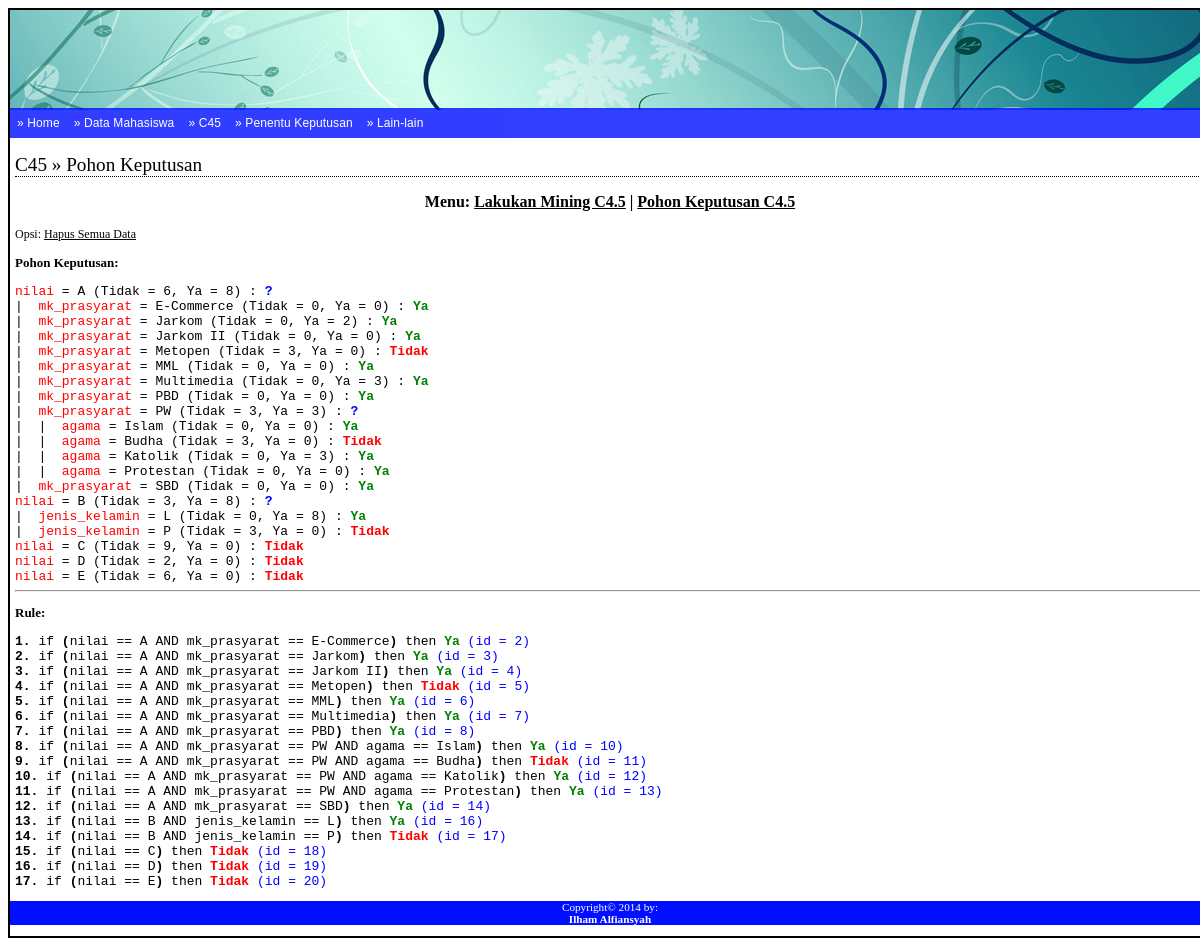
Page /admin/media.php?module=c45 on the committed database.
### tables this page shows
CREATE TABLE IF NOT EXISTS `pohon_keputusan_c45` (
  `id` int(4) NOT NULL AUTO_INCREMENT,
  `atribut` varchar(100) NOT NULL,
  `nilai_atribut` varchar(100) NOT NULL,
  `id_parent` char(3) DEFAULT NULL,
  `jml_kasus_tidak` varchar(5) NOT NULL,
  `jml_kasus_ya` varchar(5) NOT NULL,
  `keputusan` varchar(100) NOT NULL,
  `diproses` varchar(10) NOT NULL,
  `kondisi_atribut` varchar(255) NOT NULL,
  `looping_kondisi` varchar(15) NOT NULL,
  PRIMARY KEY (`id`)
);

CREATE TABLE IF NOT EXISTS `rule_c45` (
  `id` int(4) NOT NULL AUTO_INCREMENT,
  `id_parent` int(4) NOT NULL,
  `rule` varchar(255) NOT NULL,
  `keputusan` varchar(25) NOT NULL,
  PRIMARY KEY (`id`)
);

### admin/modul/pohon_keputusan_c45.php (the view)
<?php
echo "<h2>C45 &#187; Pohon Keputusan</h2>";
include "menu_c45.php";
echo " <p>Opsi: <a href=./aksi.php?module=c45&act=hapus_pohon_keputusan>Hapus Semua Data</a></p>";
echo "<font face='Courier New' size='2'>";
echo "<h3><b>Pohon Keputusan: <br></b></h3>";
function get_subfolder($idparent, $spasi){
    $result = mysql_query("select * from pohon_keputusan_c45 where id_parent= '$idparent'");
    while($row=mysql_fetch_row($result)){
        for($i=1;$i<=$spasi;$i++){
            echo "|&nbsp;&nbsp;";
        }
        if ($row[6] === 'Ya') {
            $keputusan = "<font color=green>$row[6]</font>";
        } elseif ($row[6] === 'Tidak') {
            $keputusan = "<font color=red>$row[6]</font>";
        } elseif ($row[6] === '?') {
            $keputusan = "<font color=blue>$row[6]</font>";
        } else {
            $keputusan = "<b>$row[6]</b>";
        }
        echo "<font color=red>$row[1]</font> = $row[2] (Tidak = $row[4], Ya = $row[5]) : <b>$keputusan</b><br>";
        get_subfolder($row[0], $spasi + 1);
    }
}
    get_subfolder('0', 0);
echo "<hr>";
echo "<h3><b>Rule: <br></b></h3>";
$no = 1;
$sqlLihatRule = mysql_query("select * from rule_c45 order by id" );
while($rowLihatRule=mysql_fetch_array($sqlLihatRule)){
    if ($rowLihatRule['keputusan'] === 'Ya') {
        $keputusan = "<font color=green>$rowLihatRule[keputusan]</font>";
    } elseif ($rowLihatRule['keputusan'] === 'Tidak') {
        $keputusan = "<font color=red>$rowLihatRule[keputusan]</font>";
    } elseif ($rowLihatRule['keputusan'] === '?') {
        $keputusan = "<font color=blue>$rowLihatRule[keputusan]</font>";
    } else {
        $keputusan = "<b>$rowLihatRule[keputusan]</b>";
    }
    echo "<b>$no.</b> if <b>(</b>$rowLihatRule[rule]<b>)</b> then <b>$keputusan</b> <font color=blue>(id = $rowLihatRule[id])</font><br>";
$no++;
}
echo "</font>";

### admin/media.php (shortened to what this page needs)
<html>
<head>
    <link href="../config/adminstyle.css" rel="stylesheet" type="text/css" />
</head>
<body>
    <div id="header">
        <br>
        <div class='menupic'>
            <div class='menuhorisontal'>
                <ul>
                    <li><a href=?module=home>&#187; Home</a></li>
                    <li><a href=?module=data_mahasiswa>&#187; Data Mahasiswa</a></li>
                    <li><a href=?module=c45>&#187; C45</a></li>
                    <li><a href=?module=penentu_keputusan>&#187; Penentu Keputusan</a></li>
                    <li><a href=?module=lain-lain>&#187; Lain-lain</a></li>
                </ul>
            </div>
        </div>
        <div id="content">
            <?php include "content.php"; ?>
        </div>
        <div id="footer">
            <p>Copyright&copy; 2014 by:<br />
            <b>Ilham Alfiansyah</b></p>
        </div>
    </div>
</body>
</html>

### admin/content.php (shortened to what this page needs)
<?php
if ($_GET[module]=='home'){
    echo "<h2>Aplikasi Data Mining Algoritma C4.5</h2>
    <table width='100%'>
        <tr>
            <td>
                <h2 align='justify'>
                    Selamat Datang.<br>
                </h2>
            </td>
        </tr>
    </table>";
}
elseif ($_GET[module]=='data_mahasiswa'){
    include "modul/data_mahasiswa.php";
}
elseif ($_GET[module]=='c45'){
    include "modul/c45.php";
}
elseif ($_GET[module]=='lain-lain'){
    include "modul/lain-lain.php";
}
elseif ($_GET[module]=='penentu_keputusan'){
    include "modul/penentu_keputusan.php";
}
elseif ($_GET[module]=='lihat_nilai'){
    include "modul/lihat_nilai.php";
}
else{
    echo "<p><b>MENU BELUM ADA</b></p>";
}
?>

### admin/modul/c45.php (shortened to what this page needs)
<?php
switch($_GET[act]){
    default:
        include "pohon_keputusan_c45.php";
    break;
}

### admin/modul/menu_c45.php
<?php
echo "<h3><b><center>
      Menu: <a href=?module=c45&act=mining>Lakukan Mining C4.5</a> |
            <a href=?module=c45>Pohon Keputusan C4.5</a>
      </center></b></h3>";

### config/adminstyle.css (style rules this page uses)
.menupic { background:transparent; width:100%; margin:0 auto; }
.menuhorisontal { background:#000FFF; width: 1200px; height:30px; overflow: hidden;filter:alpha(opacity=80);opacity:0.8; margin:0 auto; padding:0 auto;-moz-border-radius-topleft:6px;-moz-border-radius-topright:6px; }
.menuhorisontal ul { margin: 0; padding-left:0px; font: normal 12px Arial; color:#FFFFFF; text-transform:none; list-style-type: none; letter-spacing:.01em; }
.menuhorisontal li { display: inline; margin: 0; }
.menuhorisontal li a { float: left; display: block; text-decoration:none; margin: 0;padding: 8px 7px; border-right: 0px solid #333; color: #fff }
body { font-family: Tahoma; text-align: center; }
#header { position: relative; background-image: url(../admin/images/header.jpg); background-repeat: no-repeat; margin-right: auto; margin-left: auto; width: 1200px; border: 2px solid #000000; padding-top: 80px; text-align: left; }
#content { margin-left: 5px; margin-right: 5px; }
#content p { font-size: 75%; }
h2 { font: normal 120% Georgia; color: #000000; background-color: transparent; border-bottom: 1px dotted #000000; }
h3 { font: normal 100% Georgia; color: #000000; background-color: transparent; }
#footer { font-size: 70%; color: #FFFFFF; background-color: #000FFF; text-align : center; }
a:link,a:visited { color:#000000; }

### rows in the picture
pohon_keputusan_c45: atribut "nilai", nilai_atribut "A", jml_kasus_tidak "6", jml_kasus_ya "8", keputusan "?"
pohon_keputusan_c45: atribut "mk_prasyarat", nilai_atribut "E-Commerce", jml_kasus_tidak "0", jml_kasus_ya "0", keputusan "Ya"
pohon_keputusan_c45: atribut "mk_prasyarat", nilai_atribut "Jarkom", jml_kasus_tidak "0", jml_kasus_ya "2", keputusan "Ya"
pohon_keputusan_c45: atribut "mk_prasyarat", nilai_atribut "Jarkom II", jml_kasus_tidak "0", jml_kasus_ya "0", keputusan "Ya"
pohon_keputusan_c45: atribut "mk_prasyarat", nilai_atribut "Metopen", jml_kasus_tidak "3", jml_kasus_ya "0", keputusan "Tidak"
pohon_keputusan_c45: atribut "mk_prasyarat", nilai_atribut "MML", jml_kasus_tidak "0", jml_kasus_ya "0", keputusan "Ya"
pohon_keputusan_c45: atribut "mk_prasyarat", nilai_atribut "Multimedia", jml_kasus_tidak "0", jml_kasus_ya "3", keputusan "Ya"
pohon_keputusan_c45: atribut "mk_prasyarat", nilai_atribut "PBD", jml_kasus_tidak "0", jml_kasus_ya "0", keputusan "Ya"
pohon_keputusan_c45: atribut "mk_prasyarat", nilai_atribut "PW", jml_kasus_tidak "3", jml_kasus_ya "3", keputusan "?"
pohon_keputusan_c45: atribut "agama", nilai_atribut "Islam", jml_kasus_tidak "0", jml_kasus_ya "0", keputusan "Ya"
pohon_keputusan_c45: atribut "agama", nilai_atribut "Budha", jml_kasus_tidak "3", jml_kasus_ya "0", keputusan "Tidak"
pohon_keputusan_c45: atribut "agama", nilai_atribut "Katolik", jml_kasus_tidak "0", jml_kasus_ya "3", keputusan "Ya"
pohon_keputusan_c45: atribut "agama", nilai_atribut "Protestan", jml_kasus_tidak "0", jml_kasus_ya "0", keputusan "Ya"
pohon_keputusan_c45: atribut "mk_prasyarat", nilai_atribut "SBD", jml_kasus_tidak "0", jml_kasus_ya "0", keputusan "Ya"
pohon_keputusan_c45: atribut "nilai", nilai_atribut "B", jml_kasus_tidak "3", jml_kasus_ya "8", keputusan "?"
pohon_keputusan_c45: atribut "jenis_kelamin", nilai_atribut "L", jml_kasus_tidak "0", jml_kasus_ya "8", keputusan "Ya"
pohon_keputusan_c45: atribut "jenis_kelamin", nilai_atribut "P", jml_kasus_tidak "3", jml_kasus_ya "0", keputusan "Tidak"
pohon_keputusan_c45: atribut "nilai", nilai_atribut "C", jml_kasus_tidak "9", jml_kasus_ya "0", keputusan "Tidak"
pohon_keputusan_c45: atribut "nilai", nilai_atribut "D", jml_kasus_tidak "2", jml_kasus_ya "0", keputusan "Tidak"
pohon_keputusan_c45: atribut "nilai", nilai_atribut "E", jml_kasus_tidak "6", jml_kasus_ya "0", keputusan "Tidak"
rule_c45: rule "nilai == A AND mk_prasyarat == E-Commerce", keputusan "Ya", id "2"
rule_c45: rule "nilai == A AND mk_prasyarat == Jarkom", keputusan "Ya", id "3"
rule_c45: rule "nilai == A AND mk_prasyarat == Jarkom II", keputusan "Ya", id "4"
rule_c45: rule "nilai == A AND mk_prasyarat == Metopen", keputusan "Tidak", id "5"
rule_c45: rule "nilai == A AND mk_prasyarat == MML", keputusan "Ya", id "6"
rule_c45: rule "nilai == A AND mk_prasyarat == Multimedia", keputusan "Ya", id "7"
rule_c45: rule "nilai == A AND mk_prasyarat == PBD", keputusan "Ya", id "8"
rule_c45: rule "nilai == A AND mk_prasyarat == PW AND agama == Islam", keputusan "Ya", id "10"
rule_c45: rule "nilai == A AND mk_prasyarat == PW AND agama == Budha", keputusan "Tidak", id "11"
rule_c45: rule "nilai == A AND mk_prasyarat == PW AND agama == Katolik", keputusan "Ya", id "12"
rule_c45: rule "nilai == A AND mk_prasyarat == PW AND agama == Protestan", keputusan "Ya", id "13"
rule_c45: rule "nilai == A AND mk_prasyarat == SBD", keputusan "Ya", id "14"
rule_c45: rule "nilai == B AND jenis_kelamin == L", keputusan "Ya", id "16"
rule_c45: rule "nilai == B AND jenis_kelamin == P", keputusan "Tidak", id "17"
rule_c45: rule "nilai == C", keputusan "Tidak", id "18"
rule_c45: rule "nilai == D", keputusan "Tidak", id "19"
rule_c45: rule "nilai == E", keputusan "Tidak", id "20"
